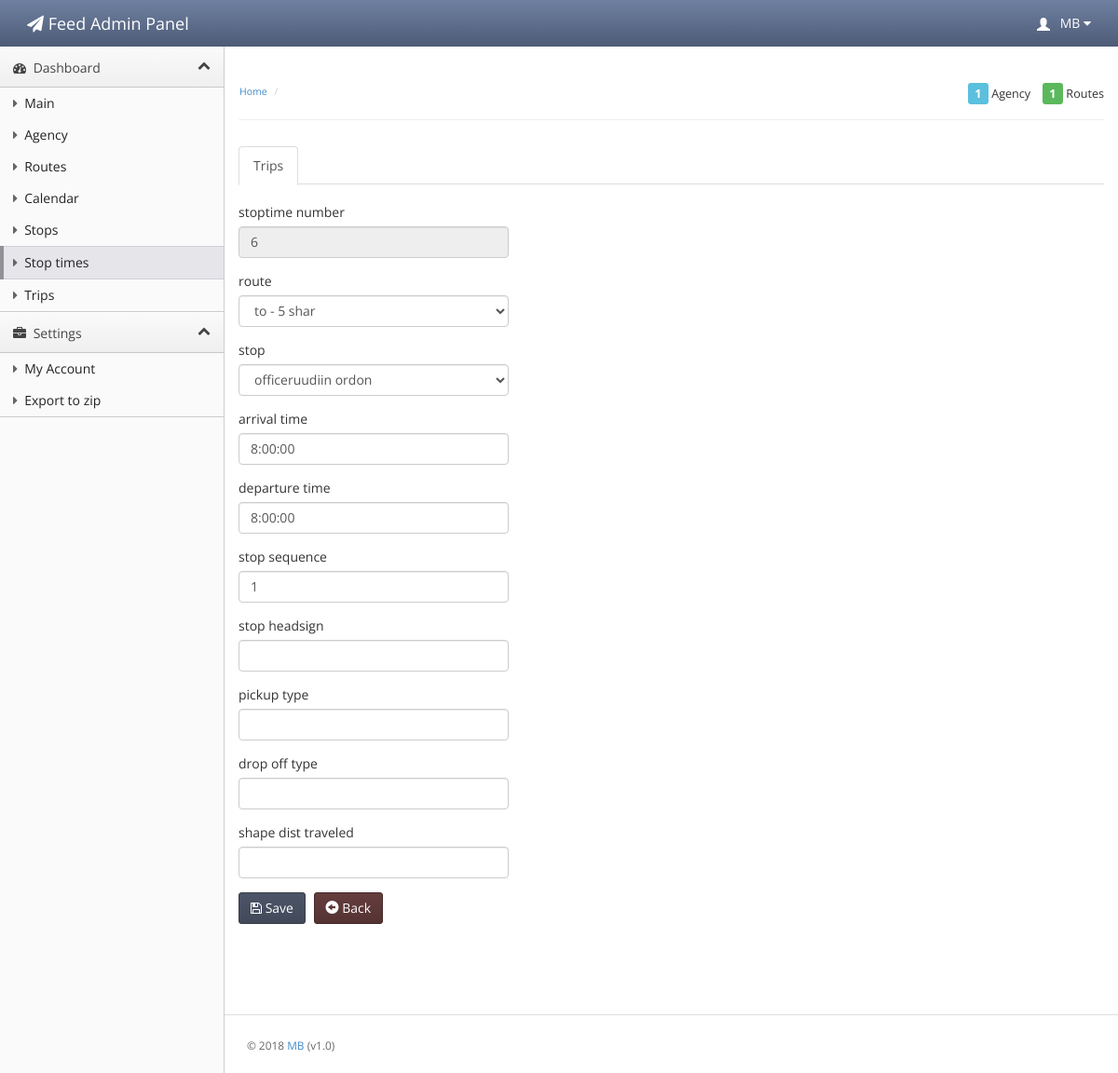
The page /stoptimes/edit/6 on the database its author committed.
### tables this page shows
CREATE TABLE stop_times (stoptime_id INTEGER PRIMARY KEY AUTOINCREMENT, trip_id INTEGER, arrival_time VARCHAR, departure_time VARCHAR, stop_id INTEGER, stop_sequence VARCHAR, stop_headsign VARCHAR, pickup_type VARCHAR, drop_off_type VARCHAR, shape_dist_traveled VARCHAR);

### application/core/MY_Loader.php (called while the page is built, shortened)
<?php
class MY_Loader extends CI_Loader {
    public function template($template_name, $vars = array(), $return = FALSE)
    {
        if($return):
        $content  = $this->view('header', $vars, $return);
        $content .= $this->view($template_name, $vars, $return);
        $content .= $this->view('footer', $vars, $return);
        return $content;
    else:
        $this->view($template_name, $vars);
    endif;
    }
}

### application/controllers/stoptimes.php (called while the page is built, shortened)
<?php
class Stoptimes extends CI_Controller {
    var $url = "stoptimes";
    public function __construct() {
        $this->load->model('stoptimes_model', 'model');
        $this->load->model('trips_model');
        $this->load->model('stops_model');
    }
    public function edit($id) {
        $tripsCmb = $stopsCmb = array();
        $resultT = $this->trips_model->getTripscmb();
        $resultS = $this->stops_model->getStopscmb();
        foreach($resultT as $row){
            $tripsCmb[$row["trip_id"]] = $row["trip_headsign"];
        }
        foreach($resultS as $row){
            $stopsCmb[$row["stop_id"]] = $row["stop_name"];
        }
        $data = $this->model->getStoptimesRow($id);
        $this->load->template($this->url."/edit", ["data" => $data,
                                                   "tripsCmb"=>$tripsCmb,
                                                   "stopsCmb"=>$stopsCmb]);
    }
}

### index.php (called while the page is built, shortened)
<?php
require_once BASEPATH.'core/CodeIgniter.php';

### application/libraries/Message.php (called while the page is built, shortened)
<?php
class Message {
    public static function display($type = 'all', $print = false) {
        $data = '';
        if (!isset($_SESSION['flash_messages'])){
            return false;
        }
    }
}

### application/models/stoptimes_model.php (called while the page is built, shortened)
<?php
class Stoptimes_model extends CI_Model {
    public function getStoptimesRow($id){
        $result = $this->db->query('select * from stop_times where stoptime_id =? limit 1', array($id))->row_array();
        return $result;
    }
}

### application/models/trips_model.php (called while the page is built, shortened)
<?php
class Trips_model extends CI_Model {
    public function getTripscmb(){
        $result = $this->db->query('select * from trips')->result_array();
        return $result;
    }
}

### application/models/stops_model.php (called while the page is built, shortened)
<?php
class Stops_model extends CI_Model {
    public function getStopscmb() {
        $result = $this->db->query('select * from stops')->result_array();
        return $result;
    }
}

### application/views/stoptimes/edit.php (the view)
<div class="main-content">
    <ul class="nav nav-tabs">
        <li class="active"><a href="#home" data-toggle="tab">Trips</a></li>
    </ul>
    <div class="row">
        <div class="col-md-4">
            <br>
            <div id="myTabContent" class="tab-content">
                <div class="tab-pane active in" id="home">
                    <form id="userform" name="userform" action="/stoptimes/registration" method="post">
                        <div class="form-group">
                            <label>stoptime number</label>
                            <input type="text" name="stoptime_id" readonly="" value="<?php echo $data["stoptime_id"]; ?>" class="form-control">
                        </div>
                        <div class="form-group">
                            <label>route</label>
                            <?php echo form_dropdown('trip_id', $tripsCmb, $data["trip_id"], array('class'=>'form-control')); ?>
                        </div>
                        <div class="form-group">
                            <label>stop </label>
                            <?php echo form_dropdown('stop_id', $stopsCmb, $data["stop_id"], array('class'=>'form-control')); ?>
                        </div>
                        <div class="form-group">
                            <label>arrival time</label>
                            <input type="text" name="arrival_time" value="<?php echo $data["arrival_time"]; ?>" class="form-control">
                        </div>
                        <div class="form-group">
                            <label>departure time</label>
                            <input type="text" name="departure_time" value="<?php echo $data["departure_time"]; ?>" class="form-control">
                        </div>
                        <div class="form-group">
                            <label>stop sequence</label>
                            <input type="text" name="stop_sequence" value="<?php echo $data["stop_sequence"]; ?>" class="form-control">
                        </div>
                        <div class="form-group">
                            <label>stop headsign</label>
                            <input type="text" name="stop_headsign" value="<?php echo $data["stop_headsign"]; ?>" class="form-control">
                        </div>
                        <div class="form-group">
                            <label>pickup type</label>
                            <input type="text" name="pickup_type" value="<?php echo $data["pickup_type"]; ?>" class="form-control">
                        </div>
                        <div class="form-group">
                            <label>drop off type</label>
                            <input type="text" name="drop_off_type" value="<?php echo $data["drop_off_type"]; ?>" class="form-control">
                        </div>
                        <div class="form-group">
                            <label>shape dist traveled</label>
                            <input type="text" name="shape_dist_traveled" value="<?php echo $data["shape_dist_traveled"]; ?>" class="form-control">
                        </div>
                    </form>
                </div>
            </div>
            <div class="btn-toolbar list-toolbar">
                <button class="btn btn-primary" onclick="$('#userform').submit();"><i class="fa fa-save"></i> Save</button>
                <a href="/stoptimes" data-toggle="modal" class="btn btn-danger"><i class="glyphicon glyphicon-circle-arrow-left"></i> Back</a>
            </div>
        </div>
    </div>
</div>

### assets/css/theme.css (style rules this page uses)
body { background: #fafafa; background-position: initial initial; background-repeat: initial initial; margin: 0px; padding: 0px; }
body, h1, h2, h3, h4, h5, h6, p, a, .h1, .h2, .h3, .h4, .h5, .h6 { font-family: 'Open Sans', helvetica, arial, sans-serif; }
label { font-weight: normal; }
.nav-tabs > li { margin-bottom: -2px; }
.btn-toolbar.list-toolbar { margin-bottom: 1em; }
.btn { -webkit-border-radius: 3px; -moz-border-radius: 3px; border-radius: 3px; }
.btn-primary { background-color: #414959; background-image: -webkit-gradient(linear, 0 0, 0 100%, from(#4c5568), to(#414959)); border: 1px solid #363d4a; font-weight: normal; }
.btn-danger { background-color: #553333; background-image: -webkit-gradient(linear, 0 0, 0 100%, from(#653d3d), to(#553333)); border: 1px solid #452929; font-weight: normal; }

### rows shown on the page
stop_times: stoptime_id "6", trip_id "to - 5 shar", stop_id "officeruudiin ordon", arrival_time "8:00:00", departure_time "8:00:00", stop_sequence "1"
